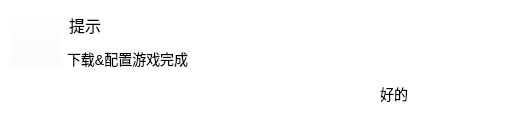
<?xml version="1.0" encoding="UTF-8"?>
<ui version="4.0">
 <class>Dialog</class>
 <widget class="QDialog" name="Dialog">
  <property name="geometry">
   <rect>
    <x>0</x>
    <y>0</y>
    <width>505</width>
    <height>120</height>
   </rect>
  </property>
  <property name="sizePolicy">
   <sizepolicy hsizetype="Preferred" vsizetype="Preferred">
    <horstretch>0</horstretch>
    <verstretch>120</verstretch>
   </sizepolicy>
  </property>
  <property name="minimumSize">
   <size>
    <width>505</width>
    <height>120</height>
   </size>
  </property>
  <property name="maximumSize">
   <size>
    <width>505</width>
    <height>120</height>
   </size>
  </property>
  <property name="windowTitle">
   <string>Dialog</string>
  </property>
  <property name="styleSheet">
   <string notr="true">QDialog{background-color: rgb(255, 255, 255);}
#pushButton{border:2px solid rgba(235, 235, 235,0);height:25px;border-radius:5px;}
#pushButton::hover{background-color: rgb(192, 192, 192);}
#pushButton::pressed{background-color: rgb(169, 169, 169);}

#pushButton_2{background-color: rgba(255, 255, 255, 0);}</string>
  </property>
  <layout class="QGridLayout" name="gridLayout">
   <item row="2" column="3">
    <widget class="QPushButton" name="pushButton">
     <property name="minimumSize">
      <size>
       <width>200</width>
       <height>30</height>
      </size>
     </property>
     <property name="maximumSize">
      <size>
       <width>200</width>
       <height>30</height>
      </size>
     </property>
     <property name="styleSheet">
      <string notr="true">font-size: 14px;</string>
     </property>
     <property name="text">
      <string>好的</string>
     </property>
    </widget>
   </item>
   <item row="0" column="0" rowspan="2">
    <widget class="QPushButton" name="pushButton_2">
     <property name="minimumSize">
      <size>
       <width>50</width>
       <height>50</height>
      </size>
     </property>
     <property name="maximumSize">
      <size>
       <width>50</width>
       <height>50</height>
      </size>
     </property>
     <property name="text">
      <string/>
     </property>
     <property name="icon">
      <iconset resource="../qrc/Java_Dowmloader.qrc">
       <normaloff>:/ing/OK.png</normaloff>:/ing/OK.png</iconset>
     </property>
     <property name="iconSize">
      <size>
       <width>40</width>
       <height>40</height>
      </size>
     </property>
    </widget>
   </item>
   <item row="1" column="1" colspan="3">
    <widget class="QLabel" name="label">
     <property name="styleSheet">
      <string notr="true">font-size: 14px;</string>
     </property>
     <property name="text">
      <string>下载&amp;配置游戏完成</string>
     </property>
    </widget>
   </item>
   <item row="0" column="1" colspan="3">
    <widget class="QLabel" name="label_2">
     <property name="styleSheet">
      <string notr="true">font-size: 16px;</string>
     </property>
     <property name="text">
      <string>提示</string>
     </property>
     <property name="margin">
      <number>0</number>
     </property>
     <property name="indent">
      <number>2</number>
     </property>
    </widget>
   </item>
   <item row="2" column="0" colspan="2">
    <spacer name="horizontalSpacer">
     <property name="orientation">
      <enum>Qt::Horizontal</enum>
     </property>
     <property name="sizeHint" stdset="0">
      <size>
       <width>254</width>
       <height>27</height>
      </size>
     </property>
    </spacer>
   </item>
  </layout>
 </widget>
 <resources>
  <include location="../qrc/Java_Dowmloader.qrc"/>
 </resources>
 <connections/>
</ui>
